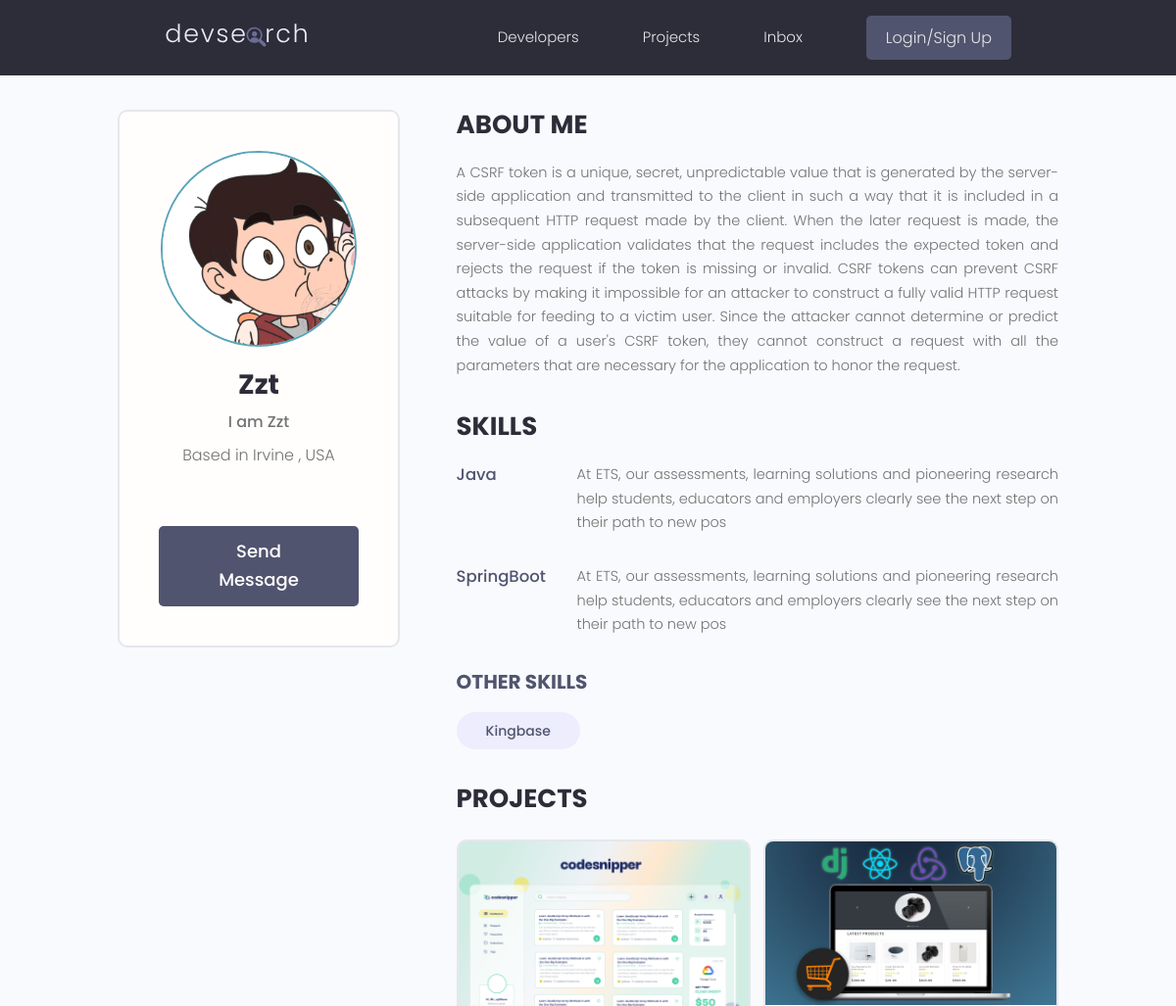
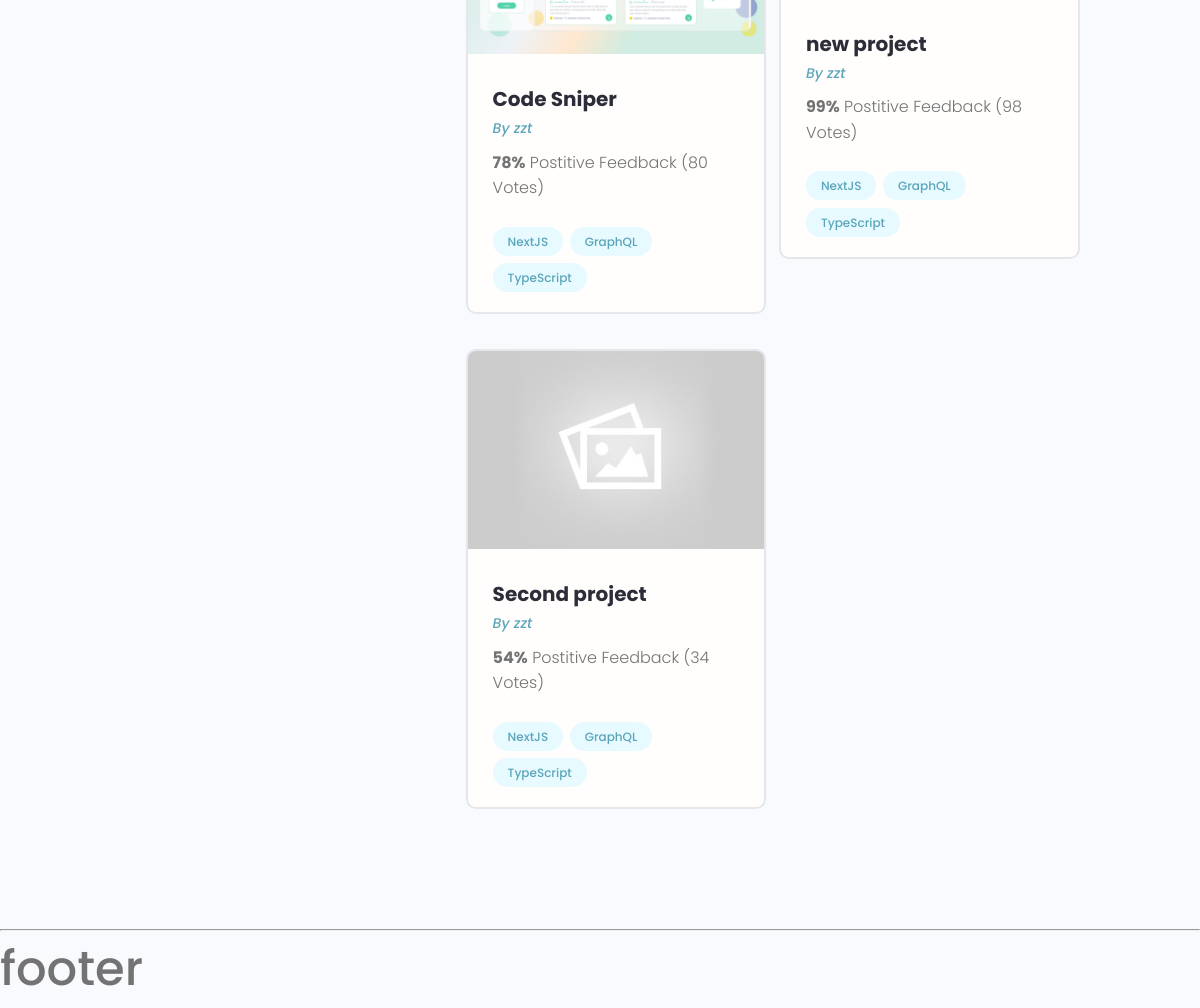
Page /profile/9e8948d7-9e83-41b0-b218-cb997bb87933/ on the committed database (2 pictures, top to bottom).
### users/models.py (models this page shows, shortened)
class Profile(models.Model):
    user = models.OneToOneField(User, on_delete=models.CASCADE, null=True)
    name = models.CharField(max_length=200, blank=True, null=True)
    username = models.CharField(max_length=200, blank=True, null=True)
    email = models.EmailField(max_length=500, blank=True, null=True)
    short_intro = models.CharField(max_length=200, blank=True, null=True)
    location = models.CharField(max_length=200, blank=True, null=True)
    bio = models.TextField(blank=True, null=True)
    profile_image = models.ImageField(null=True, blank=True,
                                      upload_to='profiles/', default='profiles/user-default.png')
    social_github = models.CharField(max_length=200, blank=True, null=True)
    social_twitter = models.CharField(max_length=200, blank=True, null=True)
    social_linkedin = models.CharField(max_length=200, blank=True, null=True)
    social_youtube = models.CharField(max_length=200, blank=True, null=True)
    social_website = models.CharField(max_length=200, blank=True, null=True)
    created = models.DateTimeField(auto_now_add=True)
    id = models.UUIDField(default=uuid.uuid4, unique=True,
                          primary_key=True, editable=False)
    def __str__(self):
        return str(self.user.username)

class Skill(models.Model):
    owner = models.ForeignKey(Profile, on_delete=models.CASCADE, null=True, blank=True)
    name = models.CharField(max_length=200, blank=True, null=True)
    description = models.TextField(null=True, blank=True)
    created = models.DateTimeField(auto_now_add=True)
    id = models.UUIDField(default=uuid.uuid4, unique=True,
                          primary_key=True, editable=False)

### projects/models.py (models this page shows, shortened)
class Project(models.Model):
    owner = models.ForeignKey(Profile, null=True, blank=True, on_delete=models.SET_NULL)
    title = models.CharField(max_length=200)
    description = models.TextField(null=True, blank=True)
    featured_image = models.ImageField(null=True, blank=True, default='default.jpg')
    demo_link = models.CharField(max_length=2000, null=True, blank=True)
    source_link = models.CharField(max_length=2000, null=True, blank=True)
    tags = models.ManyToManyField('Tag', blank=True)
    vote_total = models.IntegerField(default=0, null=True, blank=True)
    vote_ratio = models.IntegerField(default=0, null=True, blank=True)
    created = models.DateTimeField(auto_now_add=True)
    id = models.UUIDField(default=uuid.uuid4, unique=True,
                          primary_key=True, editable=False)

### users/views.py (the view)
# urls.py: path('profile/<str:pk>/', views.userProfile, name='user-profile'),
def userProfile(request, pk):
    profile = Profile.objects.get(id=pk)
    topSkills = profile.skill_set.exclude(description__exact='')
    otherSkills = profile.skill_set.filter(description='')
    context = {
        'profile': profile,
        'topSkills': topSkills,
        'otherSkills': otherSkills,
    }
    return render(request, 'users/user-profile.html', context)

### users/templates/users/user-profile.html (shortened to what this page needs)
{% extends 'main.html' %}
{% block content %}
    <main class="profile my-md">
        <div class="container">
            <div class="layout">
                <div class="column column--1of3">
                    <div class="card text-center">
                        <div class="card__body dev">
                            <img class="avatar avatar--xl" src="{{ profile.profile_image.url }}"/>
                            <h2 class="dev__name">{{ profile.name }}</h2>
                            <p class="dev__title">{{ profile.short_intro }}</p>
                            <p class="dev__location">Based in {{ profile.location }}</p>
                            <a href="#" class="btn btn--sub btn--lg">Send Message </a>
                        </div>
                    </div>
                </div>
                <div class="column column--2of3">
                    <div class="devInfo">
                        <h3 class="devInfo__title">About Me</h3>
                        <p class="devInfo__about">{{ profile.bio }}</p>
                    </div>
                    <div class="devInfo">
                        <h3 class="devInfo__title">Skills</h3>
                        <div class="devInfo__skills">
                            {% for skill in topSkills %}
                                <div class="devSkill">
                                    <h4 class="devSkill__title">{{ skill.name }}</h4>
                                    <p class="devSkill__info">{{ skill.description }}</p>
                                </div>
                            {% endfor %}
                            <h3 class="devInfo__subtitle">Other Skills</h3>
                            <div class="devInfo__otherSkills">
                                {% for skill in otherSkills %}
                                    <span class="tag tag--pill tag--sub tag--lg">
                  <small>{{ skill.name }}</small>
                </span>
                                {% endfor %}
                            </div>
                        </div>
                    </div>
                    <div class="devInfo">
                        <h3 class="devInfo__title">Projects</h3>
                        <div class="grid grid--two">
                            {% for project in profile.project_set.all %}
                                <div class="column">
                                    <div class="card project">
                                        <a href="{% url 'project' project.id %}" class="project">
                                            <a href="{% url 'project' project.id %}"><img class="center-block"
                                                                                          src="{{ project.featured_image.url }}"
                                                                                          alt="project thumbnail"/></a>
                                            <div class="card__body">
                                                <h3 class="project__title">{{ project.title }}</h3>
                                                <p><a class="project__author"
                                                      href="{% url 'user-profile' project.owner.id %}">By {{ project.owner }}</a>
                                                </p>
                                                <p class="project--rating">
                                                    <span style="font-weight: bold;">{{ project.vote_ratio }}%</span>
                                                    Postitive
                                                    Feedback ({{ project.vote_total }}
                                                    Vote{{ project.vote_total|pluralize:'s' }})
                                                </p>
                                                <div class="project__tags">
                        <span class="tag tag--pill tag--main">
                          <small>NextJS</small>
                        </span>
                                                    <span class="tag tag--pill tag--main">
                          <small>GraphQL</small>
                        </span>
                                                    <span class="tag tag--pill tag--main">
                          <small>TypeScript</small>
                        </span>
                                                </div>
                                            </div>
                                        </a>
                                    </div>
                                </div>
                            {% endfor %}
                        </div>
                    </div>
                </div>
            </div>
        </div>
    </main>
{% endblock %}

### static/styles/app.css (style rules this page uses)
:root { --color-sub: #2d2d39; }
.btn--sub { background-color: var(--color-sub-light); }
.card { border: 2px solid var(--color-light); }
img { width: 100%; }
.profile .card > .dev { padding: 4rem; }
.dev__name { color: var(--color-sub); font-size: 2.8rem; font-weight: 700; margin-top: 1rem; margin-bottom: 0.5rem; }
.dev__title { font-size: 1.6rem; font-weight: 500; line-height: 1.3; }
.dev__location { margin-top: 1rem; }
.devInfo { margin-bottom: 3rem; }
.devInfo__title, .devInfo__subtitle { font-size: 2.6rem; color: var(--color-sub); text-transform: uppercase; font-weight: 700; margin-bottom: 1.5rem; }
.devInfo__subtitle { font-size: 2rem; color: var(--color-sub-light); }
.devInfo__about, .devSkill__info { font-size: 1.45rem; line-height: 1.7; text-align: justify; }
.devSkill { margin-bottom: 3rem; }
.devSkill__title { font-size: 1.65rem; font-weight: 500; color: var(--color-sub-light); }
@media screen and (min-width: 700px) { .devSkill { display: flex; justify-content: space-between; gap: 3rem; } }
@media screen and (min-width: 700px) { .devSkill__info { flex-basis: 80%; } }
.project__author { font-size: 1.4rem; font-style: italic; }
.project--rating { margin-bottom: 1.6em; margin-top: .5em; }
.project__title { font-size: 2rem; font-weight: 700; color: var(--color-sub); }

### static/uikit/styles/modules/_variables.css (style rules this page uses)
:root { --color-main: #5aa5b9; --color-main-light: #e6faff; --color-sub: #3f4156; --color-sub-light: #51546e; --color-sub-lighter: #ededfd; --color-text: #737373; --color-gray: #8b8b8b; --color-light: #e5e7eb; --color-light-gray: #767676; --color-bg: #f8fafd; --color-white: #fffefd; --color-white-light: #f3f3f3; --color-success: #359e64; --color-success-bg: #def8e8; --color-error: #fc4b0b; --color-error-bg: #fff2ee; --font-base: 'Poppins', arial, helvetica, 'Segoe UI', roboto, ubuntu, sans-serif; --font-monospace: 'Fira Code', 'Courier New', courier, monospace; --font-regular: 300; --font-medium: 500; --font-bold: 700; --generic-shadow: 1px 1px 5px #00000010; --generic-transition: all 0.3s ease-in-out; }

### static/uikit/styles/modules/_base.css (style rules this page uses)
* { margin: 0; padding: 0; box-sizing: border-box; text-rendering: optimizeLegibility; color: inherit; font-size: inherit; }
html { font-size: 50%; }
@media only screen and (min-width: 480px) { html { font-size: 56.25%; } }
@media only screen and (min-width: 1200px) { html { font-size: 62.5%; } }
body { line-height: 1.6; font-weight: 400; font-size: 1.5rem; color: var(--color-text); background-color: var(--color-bg); min-height: 100vh; }

### static/uikit/styles/modules/_typography.css (style rules this page uses)
* { font-family: var(--font-base); }
h2 { font-size: 3.6rem; font-weight: var(--font-bold); }
h3 { font-size: 3.2rem; font-weight: var(--font-medium); }
h4 { font-size: 2.8rem; font-weight: var(--font-medium); }
p, span, strong { font-size: 1.6rem; color: var(--color-text); font-weight: var(--font-regular); }
a { padding-bottom: 2px; text-decoration: none; display: inline-block; color: var(--color-main); font-weight: var(--font-medium); }

### static/uikit/styles/modules/_utilities.css (style rules this page uses)
.container { width: 92%; max-width: 165rem; margin: 0 auto; box-sizing: border-box; }
@media screen and (min-width: 1000px) { .container { width: 90%; } }
@media screen and (min-width: 1200px) { .container { width: 80%; } }
.text-center { text-align: center; }
.my-md { margin: 3rem auto; }

### static/uikit/styles/modules/_avatar.css (style rules this page uses)
.avatar { border-radius: 50%; border: 2px solid var(--color-main); object-fit: cover; }
.avatar--xl { height: 20rem; width: 20rem; }

### static/uikit/styles/modules/_button.css (style rules this page uses)
.btn { display: inline-block; position: relative; cursor: pointer; background-color: var(--color-light); font-weight: var(--font-medium); color: var(--color-sub); text-decoration: none; padding: 1rem 2rem; border-radius: 0.5rem; border: none; width: -webkit-fit-content; width: -moz-fit-content; width: fit-content; height: -webkit-fit-content; height: -moz-fit-content; height: fit-content; font-size: 1.6rem; outline-width: 0; outline-color: transparent; -webkit-backface-visibility: hidden; backface-visibility: hidden; transition: all 0.3s ease-in-out; }
.btn--sub { background-color: var(--color-sub); color: var(--color-white); }
.btn--lg { font-size: 1.8rem; padding: 1.2rem 4.5rem; }

### static/uikit/styles/modules/_card.css (style rules this page uses)
.card { border-radius: 1rem; background-color: var(--color-white); border: 1.5px solid var(--color-light); width: auto; height: auto; margin-top: 0.5rem; margin-bottom: 0.5rem; overflow: hidden; }
.card__body, .card__header { padding: 2rem 2.5rem; }

### static/uikit/styles/modules/_layout.css (style rules this page uses)
.layout { display: flex; flex-flow: row wrap; justify-content: space-between; }
.layout > .column { margin-bottom: 3rem; }
.layout > .column.column--1of3 { flex-basis: 30%; }
.layout > .column.column--2of3 { flex-basis: 64%; }

### rows in the picture
Profile: profile_image (picture), name "Zzt", short_intro "I am Zzt", location "Irvine , USA", bio "A CSRF token is a unique, secret, unpredictable value that is generated by the server-side application and transmitted to the client in such a way that it is included in a subsequent HTTP request made by the client. When the later request is made, the server-side application validates that the request includes the expected token and rejects the request if the token is missing or invalid. CSRF tokens can prevent CSRF attacks by making it impossible for an attacker to construct a fully valid HTTP request suitable for feeding to a victim user. Since the attacker cannot determine or predict the value of a user's CSRF token, they cannot construct a request with all the parameters that are…"
Skill: name "Java", description "At ETS, our assessments, learning solutions and pioneering research help students, educators and employers clearly see the next step on their path to new pos"
Skill: name "SpringBoot", description "At ETS, our assessments, learning solutions and pioneering research help students, educators and employers clearly see the next step on their path to new pos"
Skill: name "Kingbase"
Project: featured_image (picture), title "Code Sniper", owner "zzt", vote_ratio "78", vote_total "80"
Project: featured_image (picture), title "new project", owner "zzt", vote_ratio "99", vote_total "98"
Project: featured_image (placeholder picture), title "Second project", owner "zzt", vote_ratio "54", vote_total "34"
